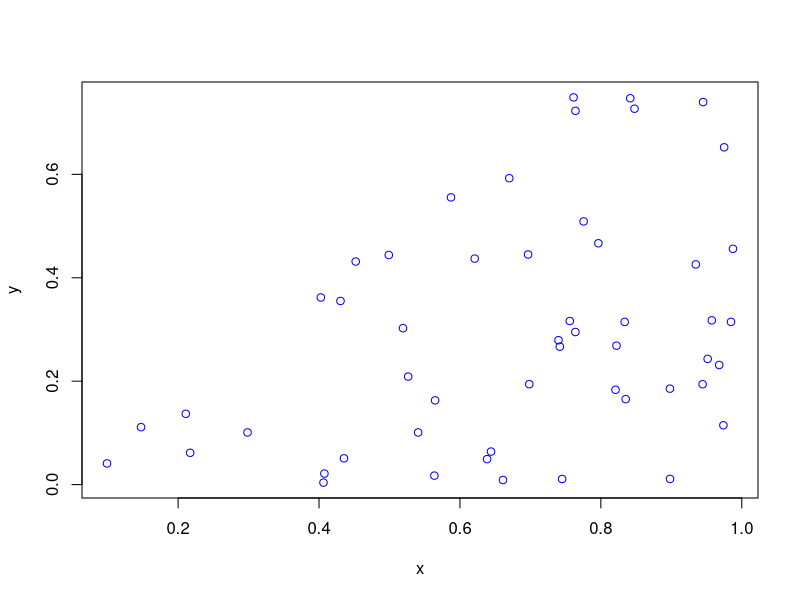
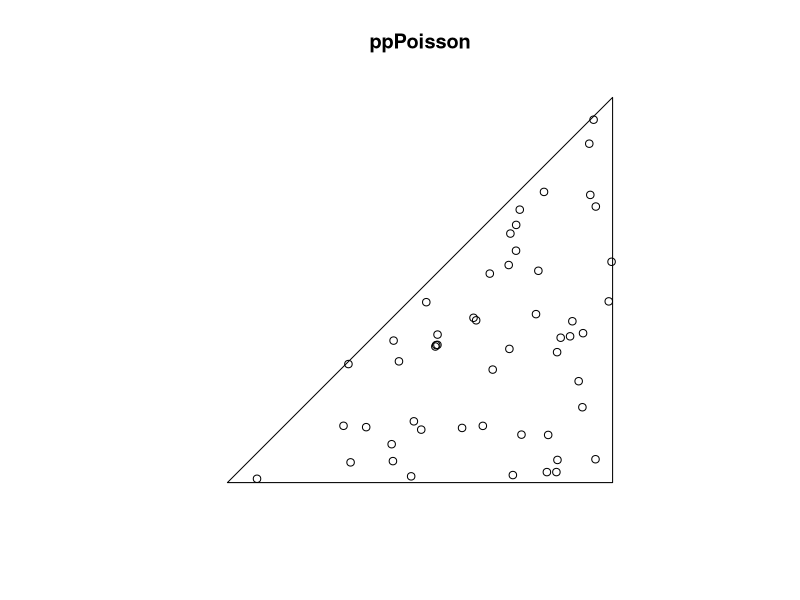

Recreate these plots in R, in order.
#Simulate a Poisson point process on a triangle
#Author: H. Paul Keeler, 2018.

#Simulation window parameters -- points A,B,C of a triangle
xA=0;xB=1;xC=1; #x values of three points
yA=0;yB=0;yC=1; #y values of three points;

#Point process parameters
lambda=100; #ntensity (ie mean density) of the Poisson process

#calculate sides of trinagle
a=sqrt((xA-xB)^2+(yA-yB)^2); 
b=sqrt((xB-xC)^2+(yB-yC)^2); 
c=sqrt((xC-xA)^2+(yC-yA)^2); 
s=(a+b+c)/2; #calculate semi-perimeter

#Use Herron's forumula to calculate area
areaTotal=sqrt(s*(s-a)*(s-b)*(s-c)); #area of triangle

#Simulate a Poisson point process
numbPoints=rpois(1,areaTotal*lambda);#Poisson number of points
U=runif(numbPoints);#uniform random variables
V=runif(numbPoints);#uniform random variables

xx=sqrt(U)*xA+sqrt(U)*(1-V)*xB+sqrt(U)*V*xC;#x coordinates of points
yy=sqrt(U)*yA+sqrt(U)*(1-V)*yB+sqrt(U)*V*yC;#y coordinates of points

#Plotting
plot(xx,yy,'p',xlab='x',ylab='y',col='blue');


library("spatstat");
#create triangle window object
windowTriangle=owin(poly=list(x=c(xA,xB,xC), y=c(yA,yB,yC))); 
#create Poisson "point pattern" object
ppPoisson=rpoispp(lambda,win=windowTriangle) 
plot(ppPoisson); #Plot point pattern object
#retrieve x/y values from point pattern object
xx=ppPoisson$x; 
yy=ppPoisson$y;
